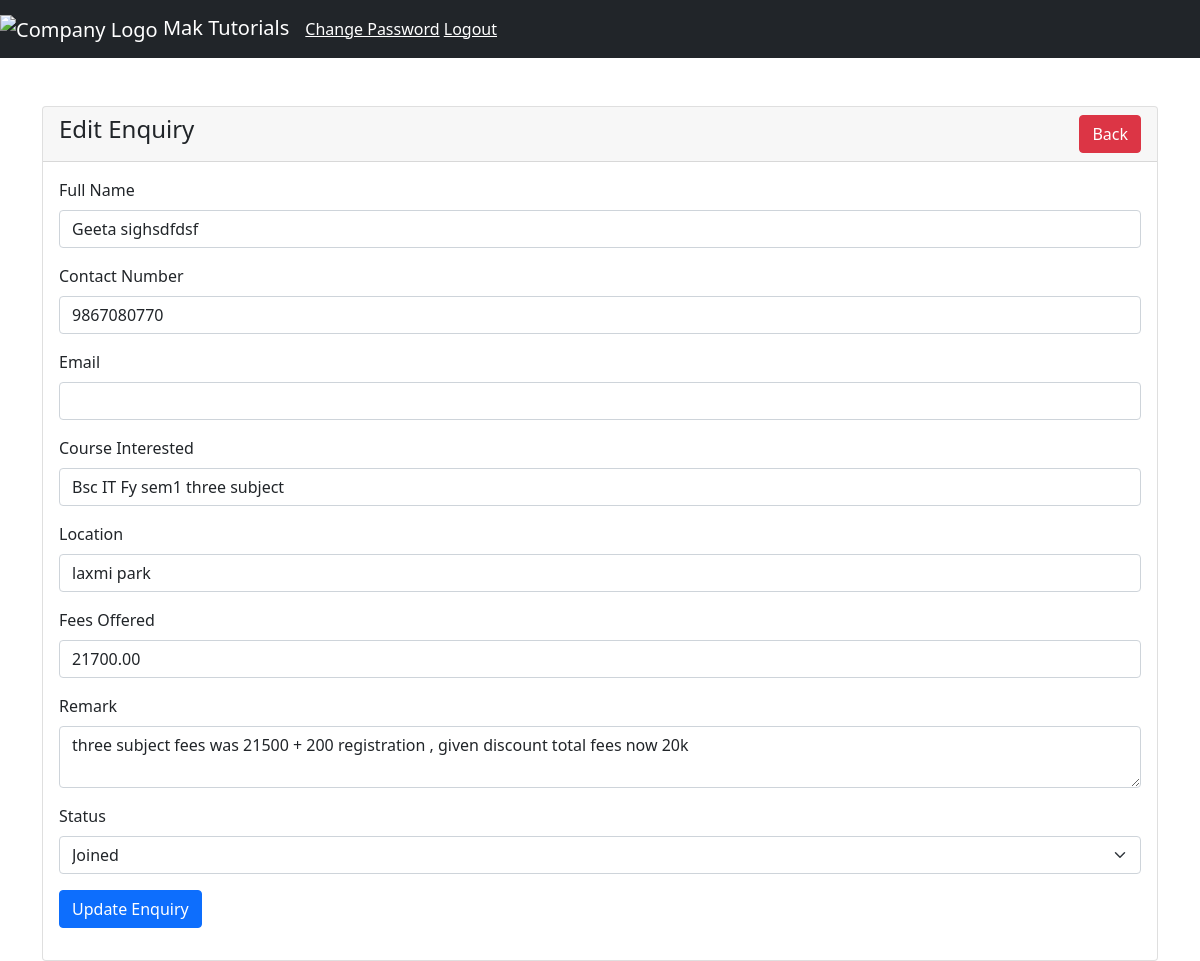
Page /admin_dashboard/enquiry_crud/edit.php?id=1 (signed in) on the committed database.
### tables this page shows
CREATE TABLE `enquiry` (
  `enquiry_id` int(11) NOT NULL,
  `full_name` varchar(255) NOT NULL,
  `contact_number` varchar(15) NOT NULL,
  `email` varchar(255) DEFAULT NULL,
  `location` varchar(255) DEFAULT NULL,
  `course_interested` varchar(255) NOT NULL,
  `fees_offered` decimal(10,2) DEFAULT NULL,
  `enquiry_date` date DEFAULT curdate(),
  `status` enum('Pending','Contacted','Joined','Not Interested') DEFAULT 'Pending',
  `remark` text DEFAULT NULL,
  `created_at` timestamp NOT NULL DEFAULT current_timestamp(),
  `updated_at` timestamp NOT NULL DEFAULT current_timestamp() ON UPDATE current_timestamp()
);

### admin_dashboard/enquiry_crud/edit.php (the view, shortened to what this page needs)
<?php
  require "../database/config.php";
if (isset($_GET['id'])) {
    $enquiry_id = mysqli_real_escape_string($conn, $_GET['id']);
    $query = "SELECT * FROM enquiry WHERE enquiry_id='$enquiry_id'";
    $query_run = mysqli_query($conn, $query);
    if (mysqli_num_rows($query_run) > 0) {
        $enquiry = mysqli_fetch_array($query_run);
    } else {
        echo "<h4>No Enquiry Found</h4>";
        exit();
    }
}
?>
<!doctype html>
<html lang="en">
<head>
    <link href="https://cdn.jsdelivr.net/npm/bootstrap@5.1.3/dist/css/bootstrap.min.css" rel="stylesheet">
</head>
<body>
        <?php include '../navigation_menu/navigation.php' ?>
<div class="container mt-5">
    <div class="row">
        <div class="col-md-12">
            <div class="card">
                <div class="card-header">
                    <h4>Edit Enquiry
                        <a href="javascript:void(0);" class="btn btn-danger float-end" onclick="goBack()">Back</a>
                    </h4>
                </div>
                <div class="card-body">
                    <form action="edit.php?id=<?= $enquiry['enquiry_id']; ?>" method="POST">
                        <div class="mb-3">
                            <label for="full_name" class="form-label">Full Name</label>
                            <input type="text" name="full_name" value="<?= $enquiry['full_name']; ?>" class="form-control" required>
                        </div>
                        <div class="mb-3">
                            <label for="contact_number" class="form-label">Contact Number</label>
                            <input type="text" name="contact_number" value="<?= $enquiry['contact_number']; ?>" class="form-control" required>
                        </div>
                        <div class="mb-3">
                            <label for="email" class="form-label">Email</label>
                            <input type="email" name="email" value="<?= $enquiry['email']; ?>" class="form-control">
                        </div>
                        <div class="mb-3">
                            <label for="course_interested" class="form-label">Course Interested</label>
                            <input type="text" name="course_interested" value="<?= $enquiry['course_interested']; ?>" class="form-control" required>
                        </div>
                        <div class="mb-3">
                            <label for="location" class="form-label">Location</label>
                            <input type="text" name="location" value="<?= $enquiry['location']; ?>" class="form-control">
                        </div>
                        <div class="mb-3">
                            <label for="fees_offered" class="form-label">Fees Offered</label>
                            <input type="text" name="fees_offered" value="<?= $enquiry['fees_offered']; ?>" class="form-control">
                        </div>
                        <div class="mb-3">
                            <label for="remark" class="form-label">Remark</label>
                            <textarea name="remark" class="form-control"><?= $enquiry['remark']; ?></textarea>
                        </div>
                        <div class="mb-3">
                            <label for="status" class="form-label">Status</label>
                            <select name="status" class="form-select" required>
                                <option value="Joined" <?= $enquiry['status'] === 'Joined' ? 'selected' : ''; ?>>Joined</option>
                            </select>
                        </div>
                        <div class="mb-3">
                            <button type="submit" name="update_enquiry" class="btn btn-primary">Update Enquiry</button>
                        </div>
                    </form>
                </div>
            </div>
        </div>
    </div>
</div>
</body>
</html>

### rows in the picture
enquiry: full_name "Geeta sighsdfdsf", contact_number "9867080770", course_interested "Bsc IT Fy sem1 three subject", location "laxmi park", fees_offered "21700.00", remark "three subject fees was 21500 + 200 registration , given discount total fees now 20k", status "Joined"
